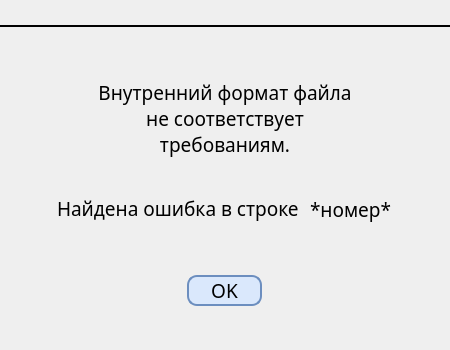
<?xml version="1.0" encoding="UTF-8"?>
<ui version="4.0">
 <class>UploadError</class>
 <widget class="QDialog" name="UploadError">
  <property name="geometry">
   <rect>
    <x>0</x>
    <y>0</y>
    <width>450</width>
    <height>350</height>
   </rect>
  </property>
  <property name="windowTitle">
   <string>Ошибка загрузки</string>
  </property>
  <property name="windowIcon">
   <iconset theme="QIcon::ThemeIcon::ApplicationExit"/>
  </property>
  <property name="styleSheet">
   <string notr="true">#LostConnectionDialog {
	Font: &quot;Merriweather 18pt&quot;
}

QPushButton {
	background-color: #DAE8FC;
	border: 2px solid #6C8EBF;
	border-radius: 10px;
}

QPushButton:hover {
	background-color: #c8dcfc;
}

QPushButton:pressed {
	background-color: #a7c8fc;
}</string>
  </property>
  <layout class="QHBoxLayout" name="horizontalLayout">
   <property name="spacing">
    <number>0</number>
   </property>
   <property name="leftMargin">
    <number>0</number>
   </property>
   <property name="topMargin">
    <number>0</number>
   </property>
   <property name="rightMargin">
    <number>0</number>
   </property>
   <property name="bottomMargin">
    <number>0</number>
   </property>
   <item>
    <layout class="QVBoxLayout" name="verticalLayout">
     <property name="topMargin">
      <number>25</number>
     </property>
     <property name="bottomMargin">
      <number>18</number>
     </property>
     <item>
      <widget class="Line" name="DialogLine">
       <property name="frameShadow">
        <enum>QFrame::Shadow::Plain</enum>
       </property>
       <property name="lineWidth">
        <number>2</number>
       </property>
       <property name="orientation">
        <enum>Qt::Orientation::Horizontal</enum>
       </property>
      </widget>
     </item>
     <item>
      <spacer name="verticalSpacer">
       <property name="orientation">
        <enum>Qt::Orientation::Vertical</enum>
       </property>
       <property name="sizeType">
        <enum>QSizePolicy::Policy::Fixed</enum>
       </property>
       <property name="sizeHint" stdset="0">
        <size>
         <width>20</width>
         <height>40</height>
        </size>
       </property>
      </spacer>
     </item>
     <item alignment="Qt::AlignmentFlag::AlignHCenter">
      <widget class="QLabel" name="ErrorLabel">
       <property name="minimumSize">
        <size>
         <width>260</width>
         <height>100</height>
        </size>
       </property>
       <property name="maximumSize">
        <size>
         <width>250</width>
         <height>110</height>
        </size>
       </property>
       <property name="font">
        <font>
         <family>Merriweather</family>
         <pointsize>14</pointsize>
        </font>
       </property>
       <property name="text">
        <string>Внутренний формат файла не соответствует требованиям.</string>
       </property>
       <property name="alignment">
        <set>Qt::AlignmentFlag::AlignCenter</set>
       </property>
       <property name="wordWrap">
        <bool>true</bool>
       </property>
      </widget>
     </item>
     <item alignment="Qt::AlignmentFlag::AlignHCenter">
      <widget class="QFrame" name="InfoFrame">
       <layout class="QHBoxLayout" name="InfoLayout">
        <item>
         <widget class="QLabel" name="ErrorNumLabel">
          <property name="maximumSize">
           <size>
            <width>255</width>
            <height>25</height>
           </size>
          </property>
          <property name="font">
           <font>
            <family>Merriweather</family>
            <pointsize>14</pointsize>
           </font>
          </property>
          <property name="text">
           <string>Найдена ошибка в строке </string>
          </property>
         </widget>
        </item>
        <item>
         <widget class="QLabel" name="NumLabel">
          <property name="font">
           <font>
            <family>Merriweather</family>
            <pointsize>14</pointsize>
           </font>
          </property>
          <property name="text">
           <string>*номер*</string>
          </property>
         </widget>
        </item>
       </layout>
      </widget>
     </item>
     <item alignment="Qt::AlignmentFlag::AlignHCenter|Qt::AlignmentFlag::AlignVCenter">
      <widget class="QPushButton" name="OKButton">
       <property name="sizePolicy">
        <sizepolicy hsizetype="Fixed" vsizetype="Fixed">
         <horstretch>0</horstretch>
         <verstretch>0</verstretch>
        </sizepolicy>
       </property>
       <property name="minimumSize">
        <size>
         <width>75</width>
         <height>30</height>
        </size>
       </property>
       <property name="font">
        <font>
         <family>Merriweather</family>
         <pointsize>14</pointsize>
        </font>
       </property>
       <property name="autoFillBackground">
        <bool>false</bool>
       </property>
       <property name="styleSheet">
        <string notr="true"/>
       </property>
       <property name="text">
        <string>OK</string>
       </property>
       <property name="default">
        <bool>false</bool>
       </property>
       <property name="flat">
        <bool>false</bool>
       </property>
      </widget>
     </item>
    </layout>
   </item>
  </layout>
 </widget>
 <resources/>
 <connections/>
</ui>
